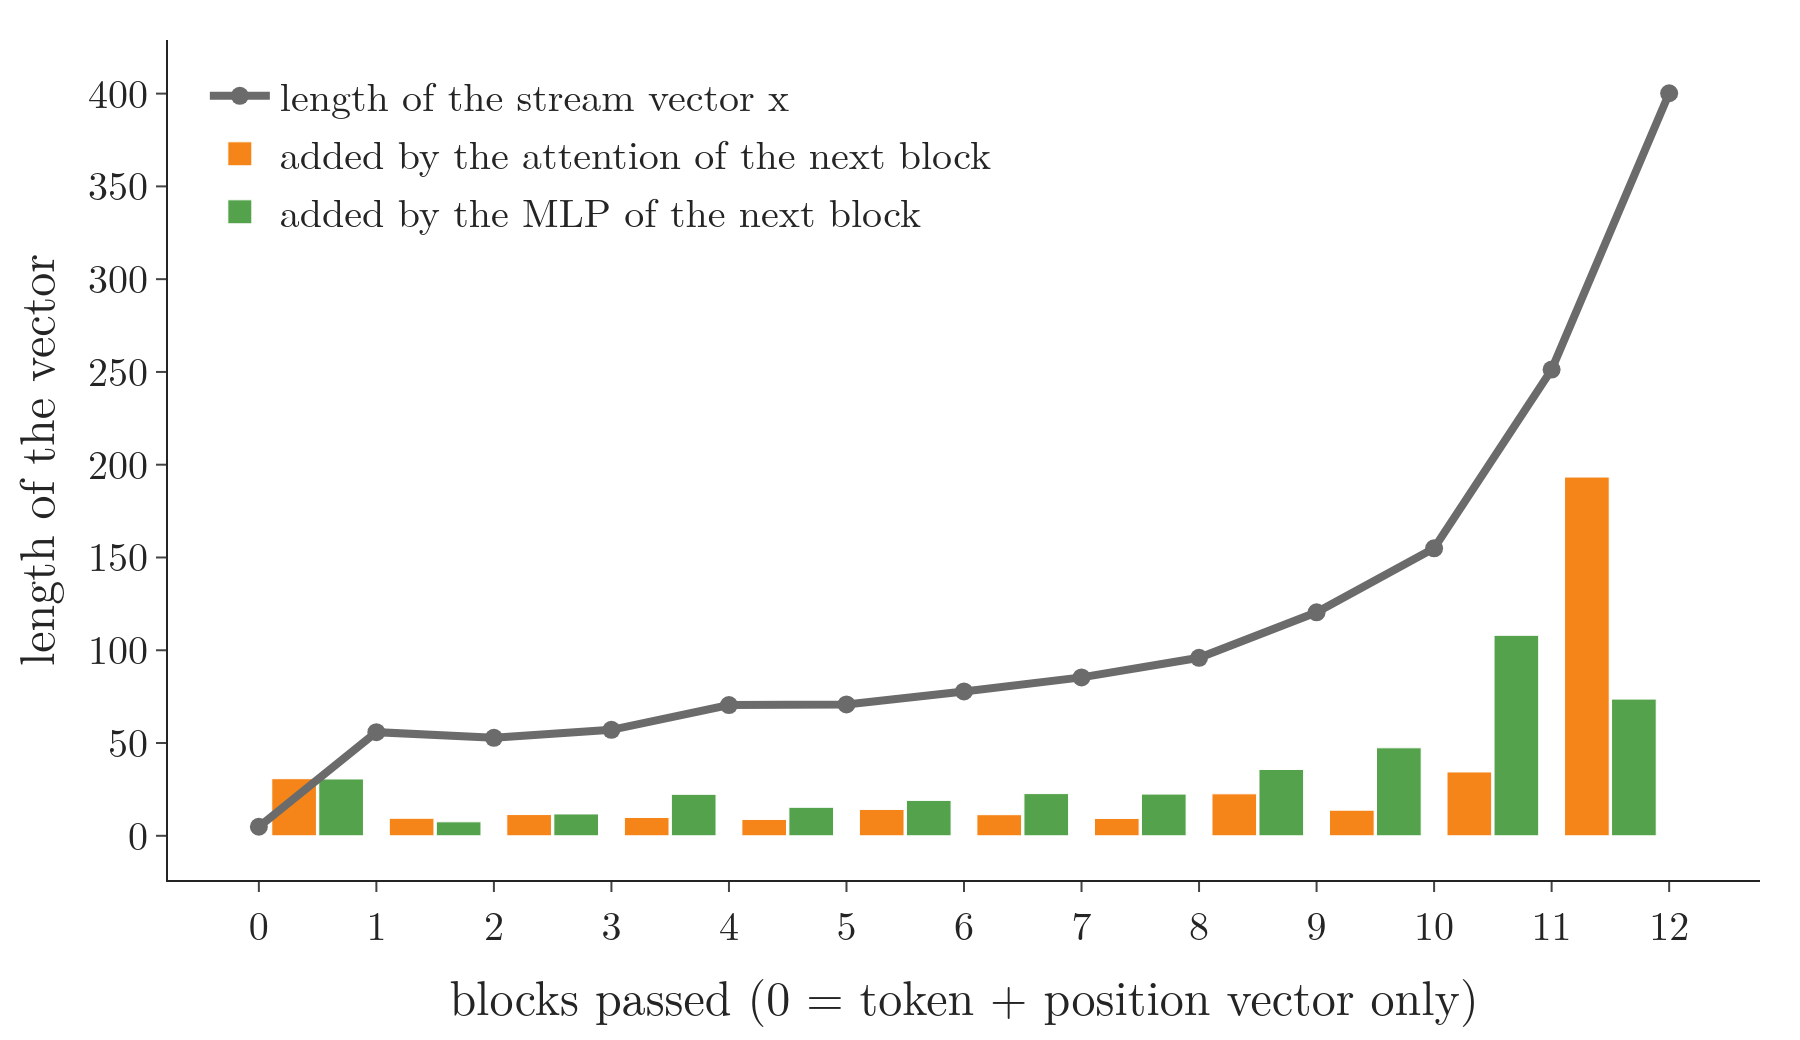

Write Python code to recreate this figure.
"""Length of the residual-stream vector of the last token ("of" in "Steve Jobs was the founder of") entering each
GPT-2 small block, and the length of what each attention and MLP sub-block adds. Data: data/resid_norm.csv.
Run: python residual_stream.py -> residual_stream.png"""
from pathlib import Path

import pandas as pd
import plotly.graph_objects as go

from common import BLUE, ORANGE, GREEN, GREY, FONT, DATA

HERE = Path(__file__).parent
d = pd.read_csv(DATA / "resid_norm.csv")
fig = go.Figure()
fig.add_trace(go.Scatter(x=d.layer, y=d.stream_norm_last, mode="lines+markers", name="length of the stream vector x",
                         line=dict(color=GREY, width=4), marker=dict(size=9)))
fig.add_trace(go.Bar(x=d.layer[:12] + 0.3, y=d.attn_add_last[:12], width=0.38, name="added by the attention of the next block", marker_color=ORANGE))
fig.add_trace(go.Bar(x=d.layer[:12] + 0.7, y=d.mlp_add_last[:12], width=0.38, name="added by the MLP of the next block", marker_color=GREEN))
fig.update_layout(template="simple_white", width=900, height=520, font=FONT,
                  xaxis=dict(title="blocks passed (0 = token + position vector only)", dtick=1), yaxis=dict(title="length of the vector"),
                  legend=dict(x=0.02, y=0.98), margin=dict(l=70, r=20, t=20, b=60))
fig.write_image(HERE / "residual_stream.png", scale=2)
